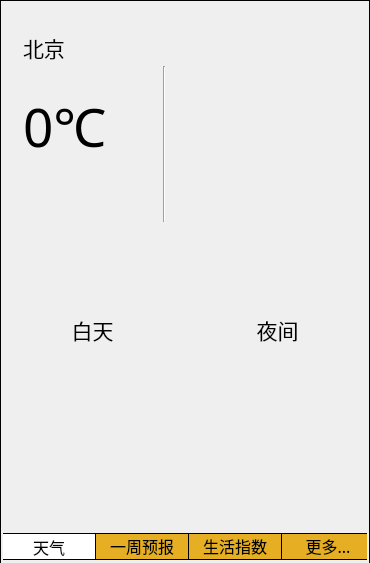
<?xml version="1.0" encoding="UTF-8"?>
<ui version="4.0">
 <class>Widget</class>
 <widget class="QWidget" name="Widget">
  <property name="geometry">
   <rect>
    <x>0</x>
    <y>0</y>
    <width>370</width>
    <height>543</height>
   </rect>
  </property>
  <property name="sizePolicy">
   <sizepolicy hsizetype="Fixed" vsizetype="Preferred">
    <horstretch>0</horstretch>
    <verstretch>0</verstretch>
   </sizepolicy>
  </property>
  <property name="minimumSize">
   <size>
    <width>370</width>
    <height>0</height>
   </size>
  </property>
  <property name="maximumSize">
   <size>
    <width>370</width>
    <height>16777215</height>
   </size>
  </property>
  <property name="windowTitle">
   <string>Widget</string>
  </property>
  <property name="styleSheet">
   <string notr="true">QPushButton{ border:0px;}
QPushButton:hover { border:1px solid gray;}
Widget{background-color: rgb(255, 255, 255);}
</string>
  </property>
  <layout class="QVBoxLayout" name="verticalLayout_22">
   <property name="spacing">
    <number>0</number>
   </property>
   <property name="margin">
    <number>0</number>
   </property>
   <item>
    <widget class="QGroupBox" name="groupBox">
     <property name="styleSheet">
      <string notr="true">#groupBox{border:1px solid black;
border-bottom:0px;

background-image: url(:/icon/g.png);}

</string>
     </property>
     <property name="title">
      <string/>
     </property>
     <layout class="QVBoxLayout" name="verticalLayout_7">
      <property name="spacing">
       <number>0</number>
      </property>
      <property name="margin">
       <number>0</number>
      </property>
      <item>
       <layout class="QHBoxLayout" name="horizontalLayout_6">
        <item>
         <spacer name="horizontalSpacer_7">
          <property name="orientation">
           <enum>Qt::Horizontal</enum>
          </property>
          <property name="sizeHint" stdset="0">
           <size>
            <width>40</width>
            <height>20</height>
           </size>
          </property>
         </spacer>
        </item>
        <item>
         <widget class="QPushButton" name="refreshBtn">
          <property name="minimumSize">
           <size>
            <width>30</width>
            <height>30</height>
           </size>
          </property>
          <property name="maximumSize">
           <size>
            <width>30</width>
            <height>30</height>
           </size>
          </property>
          <property name="text">
           <string/>
          </property>
          <property name="icon">
           <iconset resource="weather.qrc">
            <normaloff>:/icon/reload.png</normaloff>:/icon/reload.png</iconset>
          </property>
          <property name="iconSize">
           <size>
            <width>30</width>
            <height>30</height>
           </size>
          </property>
         </widget>
        </item>
        <item>
         <widget class="QPushButton" name="minBtn">
          <property name="minimumSize">
           <size>
            <width>30</width>
            <height>30</height>
           </size>
          </property>
          <property name="maximumSize">
           <size>
            <width>30</width>
            <height>30</height>
           </size>
          </property>
          <property name="text">
           <string/>
          </property>
          <property name="icon">
           <iconset resource="weather.qrc">
            <normaloff>:/icon/min.png</normaloff>:/icon/min.png</iconset>
          </property>
          <property name="iconSize">
           <size>
            <width>30</width>
            <height>30</height>
           </size>
          </property>
         </widget>
        </item>
        <item>
         <widget class="QPushButton" name="closeBtn">
          <property name="sizePolicy">
           <sizepolicy hsizetype="Fixed" vsizetype="Fixed">
            <horstretch>0</horstretch>
            <verstretch>0</verstretch>
           </sizepolicy>
          </property>
          <property name="minimumSize">
           <size>
            <width>30</width>
            <height>30</height>
           </size>
          </property>
          <property name="maximumSize">
           <size>
            <width>30</width>
            <height>30</height>
           </size>
          </property>
          <property name="styleSheet">
           <string notr="true"/>
          </property>
          <property name="text">
           <string/>
          </property>
          <property name="icon">
           <iconset resource="weather.qrc">
            <normaloff>:/icon/close.png</normaloff>:/icon/close.png</iconset>
          </property>
          <property name="iconSize">
           <size>
            <width>30</width>
            <height>30</height>
           </size>
          </property>
         </widget>
        </item>
       </layout>
      </item>
      <item>
       <widget class="QTabWidget" name="tabWidget">
        <property name="font">
         <font>
          <family>微软雅黑</family>
          <pointsize>12</pointsize>
         </font>
        </property>
        <property name="autoFillBackground">
         <bool>false</bool>
        </property>
        <property name="styleSheet">
         <string notr="true">QTabBar::tab{
	
	background-color: rgb(229, 174, 35);
             border:1px outset;
             border-left:0px;
			 min-height:25;
             min-width:92;
             }
QTabBar::tab:selected{
		background-color: rgb(255, 255, 255);} 
 QTabBar::tab:last{
border-right:0px;}

</string>
        </property>
        <property name="tabPosition">
         <enum>QTabWidget::South</enum>
        </property>
        <property name="tabShape">
         <enum>QTabWidget::Rounded</enum>
        </property>
        <property name="currentIndex">
         <number>0</number>
        </property>
        <property name="elideMode">
         <enum>Qt::ElideNone</enum>
        </property>
        <property name="usesScrollButtons">
         <bool>false</bool>
        </property>
        <property name="documentMode">
         <bool>true</bool>
        </property>
        <widget class="QWidget" name="tab">
         <property name="styleSheet">
          <string notr="true">QTabBar{background-color: rgb(255, 255, 255);}
#tab{border:1px soild black;}</string>
         </property>
         <attribute name="title">
          <string>天气</string>
         </attribute>
         <layout class="QVBoxLayout" name="verticalLayout_6">
          <property name="spacing">
           <number>0</number>
          </property>
          <property name="leftMargin">
           <number>0</number>
          </property>
          <property name="topMargin">
           <number>0</number>
          </property>
          <property name="rightMargin">
           <number>0</number>
          </property>
          <item>
           <layout class="QVBoxLayout" name="verticalLayout_5">
            <item>
             <widget class="QLabel" name="cityLabel">
              <property name="minimumSize">
               <size>
                <width>0</width>
                <height>24</height>
               </size>
              </property>
              <property name="maximumSize">
               <size>
                <width>16777215</width>
                <height>24</height>
               </size>
              </property>
              <property name="font">
               <font>
                <family>新宋体</family>
                <pointsize>16</pointsize>
               </font>
              </property>
              <property name="text">
               <string>北京</string>
              </property>
              <property name="margin">
               <number>0</number>
              </property>
              <property name="indent">
               <number>20</number>
              </property>
             </widget>
            </item>
            <item>
             <layout class="QHBoxLayout" name="horizontalLayout_5">
              <property name="spacing">
               <number>0</number>
              </property>
              <property name="leftMargin">
               <number>20</number>
              </property>
              <property name="rightMargin">
               <number>20</number>
              </property>
              <item>
               <layout class="QVBoxLayout" name="verticalLayout_4">
                <item>
                 <widget class="QLabel" name="curTempLabel">
                  <property name="minimumSize">
                   <size>
                    <width>140</width>
                    <height>60</height>
                   </size>
                  </property>
                  <property name="maximumSize">
                   <size>
                    <width>140</width>
                    <height>16777</height>
                   </size>
                  </property>
                  <property name="font">
                   <font>
                    <family>微软雅黑</family>
                    <pointsize>40</pointsize>
                   </font>
                  </property>
                  <property name="text">
                   <string>0℃</string>
                  </property>
                  <property name="alignment">
                   <set>Qt::AlignLeading|Qt::AlignLeft|Qt::AlignVCenter</set>
                  </property>
                 </widget>
                </item>
                <item>
                 <widget class="QLabel" name="qzTempLabel">
                  <property name="minimumSize">
                   <size>
                    <width>0</width>
                    <height>30</height>
                   </size>
                  </property>
                  <property name="maximumSize">
                   <size>
                    <width>16777215</width>
                    <height>30</height>
                   </size>
                  </property>
                  <property name="font">
                   <font>
                    <family>微软雅黑</family>
                    <pointsize>16</pointsize>
                   </font>
                  </property>
                  <property name="text">
                   <string/>
                  </property>
                 </widget>
                </item>
               </layout>
              </item>
              <item>
               <widget class="Line" name="line">
                <property name="orientation">
                 <enum>Qt::Vertical</enum>
                </property>
               </widget>
              </item>
              <item>
               <layout class="QVBoxLayout" name="verticalLayout">
                <item>
                 <layout class="QHBoxLayout" name="horizontalLayout">
                  <property name="topMargin">
                   <number>0</number>
                  </property>
                  <item>
                   <spacer name="horizontalSpacer_5">
                    <property name="orientation">
                     <enum>Qt::Horizontal</enum>
                    </property>
                    <property name="sizeHint" stdset="0">
                     <size>
                      <width>40</width>
                      <height>20</height>
                     </size>
                    </property>
                   </spacer>
                  </item>
                  <item>
                   <widget class="QLabel" name="curIconLabel">
                    <property name="sizePolicy">
                     <sizepolicy hsizetype="Fixed" vsizetype="Fixed">
                      <horstretch>0</horstretch>
                      <verstretch>0</verstretch>
                     </sizepolicy>
                    </property>
                    <property name="minimumSize">
                     <size>
                      <width>175</width>
                      <height>120</height>
                     </size>
                    </property>
                    <property name="maximumSize">
                     <size>
                      <width>175</width>
                      <height>120</height>
                     </size>
                    </property>
                    <property name="autoFillBackground">
                     <bool>false</bool>
                    </property>
                    <property name="text">
                     <string/>
                    </property>
                    <property name="scaledContents">
                     <bool>true</bool>
                    </property>
                   </widget>
                  </item>
                  <item>
                   <spacer name="horizontalSpacer_6">
                    <property name="orientation">
                     <enum>Qt::Horizontal</enum>
                    </property>
                    <property name="sizeHint" stdset="0">
                     <size>
                      <width>40</width>
                      <height>20</height>
                     </size>
                    </property>
                   </spacer>
                  </item>
                 </layout>
                </item>
                <item>
                 <widget class="QLabel" name="curTitleLabel">
                  <property name="sizePolicy">
                   <sizepolicy hsizetype="Preferred" vsizetype="Fixed">
                    <horstretch>0</horstretch>
                    <verstretch>0</verstretch>
                   </sizepolicy>
                  </property>
                  <property name="minimumSize">
                   <size>
                    <width>0</width>
                    <height>30</height>
                   </size>
                  </property>
                  <property name="font">
                   <font>
                    <family>微软雅黑</family>
                    <pointsize>16</pointsize>
                   </font>
                  </property>
                  <property name="text">
                   <string/>
                  </property>
                  <property name="alignment">
                   <set>Qt::AlignCenter</set>
                  </property>
                 </widget>
                </item>
               </layout>
              </item>
             </layout>
            </item>
            <item>
             <widget class="QLabel" name="windLabel">
              <property name="sizePolicy">
               <sizepolicy hsizetype="Preferred" vsizetype="Fixed">
                <horstretch>0</horstretch>
                <verstretch>0</verstretch>
               </sizepolicy>
              </property>
              <property name="minimumSize">
               <size>
                <width>0</width>
                <height>30</height>
               </size>
              </property>
              <property name="font">
               <font>
                <family>新宋体</family>
                <pointsize>16</pointsize>
               </font>
              </property>
              <property name="text">
               <string/>
              </property>
              <property name="alignment">
               <set>Qt::AlignCenter</set>
              </property>
             </widget>
            </item>
            <item>
             <widget class="QLabel" name="sdLabel">
              <property name="sizePolicy">
               <sizepolicy hsizetype="Preferred" vsizetype="Fixed">
                <horstretch>0</horstretch>
                <verstretch>0</verstretch>
               </sizepolicy>
              </property>
              <property name="minimumSize">
               <size>
                <width>0</width>
                <height>30</height>
               </size>
              </property>
              <property name="font">
               <font>
                <family>新宋体</family>
                <pointsize>16</pointsize>
               </font>
              </property>
              <property name="text">
               <string/>
              </property>
              <property name="alignment">
               <set>Qt::AlignCenter</set>
              </property>
             </widget>
            </item>
            <item>
             <layout class="QHBoxLayout" name="horizontalLayout_4">
              <item>
               <layout class="QVBoxLayout" name="verticalLayout_3">
                <item>
                 <widget class="QLabel" name="label">
                  <property name="font">
                   <font>
                    <family>微软雅黑</family>
                    <pointsize>16</pointsize>
                   </font>
                  </property>
                  <property name="text">
                   <string>白天</string>
                  </property>
                  <property name="alignment">
                   <set>Qt::AlignCenter</set>
                  </property>
                 </widget>
                </item>
                <item>
                 <layout class="QHBoxLayout" name="horizontalLayout_3">
                  <item>
                   <spacer name="horizontalSpacer_4">
                    <property name="orientation">
                     <enum>Qt::Horizontal</enum>
                    </property>
                    <property name="sizeHint" stdset="0">
                     <size>
                      <width>40</width>
                      <height>20</height>
                     </size>
                    </property>
                   </spacer>
                  </item>
                  <item>
                   <widget class="QLabel" name="dayIconLabel">
                    <property name="minimumSize">
                     <size>
                      <width>175</width>
                      <height>120</height>
                     </size>
                    </property>
                    <property name="maximumSize">
                     <size>
                      <width>175</width>
                      <height>120</height>
                     </size>
                    </property>
                    <property name="text">
                     <string/>
                    </property>
                   </widget>
                  </item>
                  <item>
                   <spacer name="horizontalSpacer_3">
                    <property name="orientation">
                     <enum>Qt::Horizontal</enum>
                    </property>
                    <property name="sizeHint" stdset="0">
                     <size>
                      <width>40</width>
                      <height>20</height>
                     </size>
                    </property>
                   </spacer>
                  </item>
                 </layout>
                </item>
                <item>
                 <widget class="QLabel" name="dayTitleLabel">
                  <property name="sizePolicy">
                   <sizepolicy hsizetype="Preferred" vsizetype="Fixed">
                    <horstretch>0</horstretch>
                    <verstretch>0</verstretch>
                   </sizepolicy>
                  </property>
                  <property name="minimumSize">
                   <size>
                    <width>0</width>
                    <height>30</height>
                   </size>
                  </property>
                  <property name="maximumSize">
                   <size>
                    <width>1677</width>
                    <height>16777215</height>
                   </size>
                  </property>
                  <property name="font">
                   <font>
                    <family>微软雅黑</family>
                    <pointsize>16</pointsize>
                   </font>
                  </property>
                  <property name="text">
                   <string/>
                  </property>
                  <property name="alignment">
                   <set>Qt::AlignCenter</set>
                  </property>
                 </widget>
                </item>
               </layout>
              </item>
              <item>
               <layout class="QVBoxLayout" name="verticalLayout_2">
                <item>
                 <widget class="QLabel" name="label_2">
                  <property name="font">
                   <font>
                    <family>微软雅黑</family>
                    <pointsize>16</pointsize>
                   </font>
                  </property>
                  <property name="text">
                   <string>夜间</string>
                  </property>
                  <property name="alignment">
                   <set>Qt::AlignCenter</set>
                  </property>
                 </widget>
                </item>
                <item>
                 <layout class="QHBoxLayout" name="horizontalLayout_2">
                  <item>
                   <spacer name="horizontalSpacer">
                    <property name="orientation">
                     <enum>Qt::Horizontal</enum>
                    </property>
                    <property name="sizeHint" stdset="0">
                     <size>
                      <width>40</width>
                      <height>20</height>
                     </size>
                    </property>
                   </spacer>
                  </item>
                  <item>
                   <widget class="QLabel" name="neightIconLabel">
                    <property name="minimumSize">
                     <size>
                      <width>175</width>
                      <height>120</height>
                     </size>
                    </property>
                    <property name="maximumSize">
                     <size>
                      <width>175</width>
                      <height>120</height>
                     </size>
                    </property>
                    <property name="text">
                     <string/>
                    </property>
                   </widget>
                  </item>
                  <item>
                   <spacer name="horizontalSpacer_2">
                    <property name="orientation">
                     <enum>Qt::Horizontal</enum>
                    </property>
                    <property name="sizeHint" stdset="0">
                     <size>
                      <width>40</width>
                      <height>20</height>
                     </size>
                    </property>
                   </spacer>
                  </item>
                 </layout>
                </item>
                <item>
                 <widget class="QLabel" name="neightTitleLabel">
                  <property name="sizePolicy">
                   <sizepolicy hsizetype="Preferred" vsizetype="Fixed">
                    <horstretch>0</horstretch>
                    <verstretch>0</verstretch>
                   </sizepolicy>
                  </property>
                  <property name="minimumSize">
                   <size>
                    <width>0</width>
                    <height>30</height>
                   </size>
                  </property>
                  <property name="maximumSize">
                   <size>
                    <width>1677</width>
                    <height>16777215</height>
                   </size>
                  </property>
                  <property name="font">
                   <font>
                    <family>微软雅黑</family>
                    <pointsize>16</pointsize>
                   </font>
                  </property>
                  <property name="text">
                   <string/>
                  </property>
                  <property name="alignment">
                   <set>Qt::AlignCenter</set>
                  </property>
                 </widget>
                </item>
               </layout>
              </item>
             </layout>
            </item>
           </layout>
          </item>
         </layout>
        </widget>
        <widget class="QWidget" name="tab_2">
         <property name="styleSheet">
          <string notr="true">QLabel{font: 14pt &quot;微软雅黑&quot;;
min-height:30px;}
QGroupBox{border:1px solid white;}</string>
         </property>
         <attribute name="title">
          <string>一周预报</string>
         </attribute>
         <layout class="QVBoxLayout" name="verticalLayout_21">
          <item>
           <layout class="QGridLayout" name="gridLayout_2">
            <item row="0" column="0">
             <widget class="QGroupBox" name="groupBox_1">
              <property name="title">
               <string/>
              </property>
              <layout class="QVBoxLayout" name="verticalLayout_9">
               <property name="spacing">
                <number>0</number>
               </property>
               <property name="leftMargin">
                <number>1</number>
               </property>
               <property name="topMargin">
                <number>12</number>
               </property>
               <property name="rightMargin">
                <number>1</number>
               </property>
               <property name="bottomMargin">
                <number>1</number>
               </property>
               <item>
                <layout class="QVBoxLayout" name="verticalLayout_10">
                 <property name="leftMargin">
                  <number>10</number>
                 </property>
                 <item>
                  <widget class="QLabel" name="dateLabel">
                   <property name="text">
                    <string>1月23 </string>
                   </property>
                  </widget>
                 </item>
                 <item>
                  <widget class="QLabel" name="tempLabel">
                   <property name="text">
                    <string>9~-2</string>
                   </property>
                  </widget>
                 </item>
                 <item>
                  <widget class="QLabel" name="weatherLabel">
                   <property name="text">
                    <string>晴</string>
                   </property>
                  </widget>
                 </item>
                 <item>
                  <widget class="QLabel" name="winLabel">
                   <property name="text">
                    <string>南风小于三级</string>
                   </property>
                  </widget>
                 </item>
                </layout>
               </item>
              </layout>
             </widget>
            </item>
            <item row="0" column="1">
             <widget class="QGroupBox" name="groupBox_2">
              <property name="title">
               <string/>
              </property>
              <layout class="QVBoxLayout" name="verticalLayout_16">
               <property name="spacing">
                <number>0</number>
               </property>
               <property name="leftMargin">
                <number>1</number>
               </property>
               <property name="topMargin">
                <number>12</number>
               </property>
               <property name="rightMargin">
                <number>1</number>
               </property>
               <property name="bottomMargin">
                <number>1</number>
               </property>
               <item>
                <layout class="QVBoxLayout" name="verticalLayout_11">
                 <property name="leftMargin">
                  <number>10</number>
                 </property>
                 <item>
                  <widget class="QLabel" name="dateLabel_2">
                   <property name="text">
                    <string>1月23 </string>
                   </property>
                  </widget>
                 </item>
                 <item>
                  <widget class="QLabel" name="tempLabel_2">
                   <property name="text">
                    <string>9~-2</string>
                   </property>
                  </widget>
                 </item>
                 <item>
                  <widget class="QLabel" name="weatherLabel_2">
                   <property name="text">
                    <string>晴</string>
                   </property>
                  </widget>
                 </item>
                 <item>
                  <widget class="QLabel" name="winLabel_2">
                   <property name="text">
                    <string>南风小于三级</string>
                   </property>
                  </widget>
                 </item>
                </layout>
               </item>
              </layout>
             </widget>
            </item>
            <item row="1" column="0">
             <widget class="QGroupBox" name="groupBox_3">
              <property name="title">
               <string/>
              </property>
              <layout class="QVBoxLayout" name="verticalLayout_17">
               <property name="spacing">
                <number>1</number>
               </property>
               <property name="leftMargin">
                <number>1</number>
               </property>
               <property name="topMargin">
                <number>12</number>
               </property>
               <property name="rightMargin">
                <number>1</number>
               </property>
               <property name="bottomMargin">
                <number>1</number>
               </property>
               <item>
                <layout class="QVBoxLayout" name="verticalLayout_12">
                 <property name="leftMargin">
                  <number>10</number>
                 </property>
                 <item>
                  <widget class="QLabel" name="dateLabel_3">
                   <property name="text">
                    <string>1月23  </string>
                   </property>
                  </widget>
                 </item>
                 <item>
                  <widget class="QLabel" name="tempLabel_3">
                   <property name="text">
                    <string>9~-2</string>
                   </property>
                  </widget>
                 </item>
                 <item>
                  <widget class="QLabel" name="weatherLabel_3">
                   <property name="text">
                    <string>晴</string>
                   </property>
                  </widget>
                 </item>
                 <item>
                  <widget class="QLabel" name="winLabel_3">
                   <property name="text">
                    <string>南风小于三级</string>
                   </property>
                  </widget>
                 </item>
                </layout>
               </item>
              </layout>
             </widget>
            </item>
            <item row="1" column="1">
             <widget class="QGroupBox" name="groupBox_4">
              <property name="title">
               <string/>
              </property>
              <layout class="QVBoxLayout" name="verticalLayout_18">
               <property name="spacing">
                <number>1</number>
               </property>
               <property name="leftMargin">
                <number>1</number>
               </property>
               <property name="topMargin">
                <number>12</number>
               </property>
               <property name="rightMargin">
                <number>1</number>
               </property>
               <property name="bottomMargin">
                <number>1</number>
               </property>
               <item>
                <layout class="QVBoxLayout" name="verticalLayout_13">
                 <property name="leftMargin">
                  <number>10</number>
                 </property>
                 <item>
                  <widget class="QLabel" name="dateLabel_4">
                   <property name="text">
                    <string>1月23  </string>
                   </property>
                  </widget>
                 </item>
                 <item>
                  <widget class="QLabel" name="tempLabel_4">
                   <property name="text">
                    <string>9~-2</string>
                   </property>
                  </widget>
                 </item>
                 <item>
                  <widget class="QLabel" name="weatherLabel_4">
                   <property name="text">
                    <string>晴</string>
                   </property>
                  </widget>
                 </item>
                 <item>
                  <widget class="QLabel" name="winLabel_4">
                   <property name="text">
                    <string>南风小于三级</string>
                   </property>
                  </widget>
                 </item>
                </layout>
               </item>
              </layout>
             </widget>
            </item>
            <item row="2" column="0">
             <widget class="QGroupBox" name="groupBox_5">
              <property name="title">
               <string/>
              </property>
              <layout class="QVBoxLayout" name="verticalLayout_19">
               <property name="spacing">
                <number>1</number>
               </property>
               <property name="leftMargin">
                <number>1</number>
               </property>
               <property name="topMargin">
                <number>12</number>
               </property>
               <property name="rightMargin">
                <number>1</number>
               </property>
               <property name="bottomMargin">
                <number>1</number>
               </property>
               <item>
                <layout class="QVBoxLayout" name="verticalLayout_14">
                 <property name="leftMargin">
                  <number>10</number>
                 </property>
                 <item>
                  <widget class="QLabel" name="dateLabel_5">
                   <property name="text">
                    <string>1月23  </string>
                   </property>
                  </widget>
                 </item>
                 <item>
                  <widget class="QLabel" name="tempLabel_5">
                   <property name="text">
                    <string>9~-2</string>
                   </property>
                  </widget>
                 </item>
                 <item>
                  <widget class="QLabel" name="weatherLabel_5">
                   <property name="text">
                    <string>晴</string>
                   </property>
                  </widget>
                 </item>
                 <item>
                  <widget class="QLabel" name="winLabel_5">
                   <property name="text">
                    <string>南风小于三级</string>
                   </property>
                  </widget>
                 </item>
                </layout>
               </item>
              </layout>
             </widget>
            </item>
            <item row="2" column="1">
             <widget class="QGroupBox" name="groupBox_6">
              <property name="title">
               <string/>
              </property>
              <layout class="QVBoxLayout" name="verticalLayout_20">
               <property name="spacing">
                <number>1</number>
               </property>
               <property name="leftMargin">
                <number>1</number>
               </property>
               <property name="topMargin">
                <number>12</number>
               </property>
               <property name="rightMargin">
                <number>1</number>
               </property>
               <property name="bottomMargin">
                <number>1</number>
               </property>
               <item>
                <layout class="QVBoxLayout" name="verticalLayout_15">
                 <property name="leftMargin">
                  <number>10</number>
                 </property>
                 <item>
                  <widget class="QLabel" name="dateLabel_6">
                   <property name="text">
                    <string>1月23 </string>
                   </property>
                  </widget>
                 </item>
                 <item>
                  <widget class="QLabel" name="tempLabel_6">
                   <property name="text">
                    <string>9~-2</string>
                   </property>
                  </widget>
                 </item>
                 <item>
                  <widget class="QLabel" name="weatherLabel_6">
                   <property name="text">
                    <string>晴</string>
                   </property>
                  </widget>
                 </item>
                 <item>
                  <widget class="QLabel" name="winLabel_6">
                   <property name="text">
                    <string>南风小于三级</string>
                   </property>
                  </widget>
                 </item>
                </layout>
               </item>
              </layout>
             </widget>
            </item>
           </layout>
          </item>
         </layout>
        </widget>
        <widget class="QWidget" name="tab_3">
         <property name="styleSheet">
          <string notr="true">QLabel{
font: 11pt &quot;微软雅黑&quot;;}</string>
         </property>
         <attribute name="title">
          <string>生活指数</string>
         </attribute>
         <layout class="QVBoxLayout" name="verticalLayout_23">
          <item>
           <layout class="QHBoxLayout" name="horizontalLayout_7">
            <item>
             <widget class="QLabel" name="label_5">
              <property name="maximumSize">
               <size>
                <width>85</width>
                <height>16777215</height>
               </size>
              </property>
              <property name="text">
               <string>今日穿衣：</string>
              </property>
             </widget>
            </item>
            <item>
             <widget class="QLabel" name="indexLabel">
              <property name="text">
               <string/>
              </property>
              <property name="scaledContents">
               <bool>false</bool>
              </property>
              <property name="wordWrap">
               <bool>true</bool>
              </property>
              <property name="openExternalLinks">
               <bool>false</bool>
              </property>
             </widget>
            </item>
           </layout>
          </item>
          <item>
           <layout class="QHBoxLayout" name="horizontalLayout_8">
            <item>
             <widget class="QLabel" name="label_7">
              <property name="maximumSize">
               <size>
                <width>85</width>
                <height>16777215</height>
               </size>
              </property>
              <property name="text">
               <string>明日穿衣：</string>
              </property>
             </widget>
            </item>
            <item>
             <widget class="QLabel" name="indexLabel_2">
              <property name="text">
               <string/>
              </property>
              <property name="wordWrap">
               <bool>true</bool>
              </property>
             </widget>
            </item>
           </layout>
          </item>
          <item>
           <layout class="QHBoxLayout" name="horizontalLayout_9">
            <item>
             <widget class="QLabel" name="label_9">
              <property name="maximumSize">
               <size>
                <width>85</width>
                <height>16777215</height>
               </size>
              </property>
              <property name="text">
               <string>紫外线：</string>
              </property>
             </widget>
            </item>
            <item>
             <widget class="QLabel" name="indexLabel_3">
              <property name="text">
               <string/>
              </property>
             </widget>
            </item>
           </layout>
          </item>
          <item>
           <layout class="QHBoxLayout" name="horizontalLayout_10">
            <item>
             <widget class="QLabel" name="label_11">
              <property name="maximumSize">
               <size>
                <width>85</width>
                <height>16777215</height>
               </size>
              </property>
              <property name="text">
               <string>洗车：</string>
              </property>
             </widget>
            </item>
            <item>
             <widget class="QLabel" name="indexLabel_4">
              <property name="text">
               <string/>
              </property>
             </widget>
            </item>
           </layout>
          </item>
          <item>
           <layout class="QHBoxLayout" name="horizontalLayout_11">
            <item>
             <widget class="QLabel" name="label_13">
              <property name="maximumSize">
               <size>
                <width>85</width>
                <height>16777215</height>
               </size>
              </property>
              <property name="text">
               <string>旅游：</string>
              </property>
             </widget>
            </item>
            <item>
             <widget class="QLabel" name="indexLabel_5">
              <property name="text">
               <string/>
              </property>
             </widget>
            </item>
           </layout>
          </item>
          <item>
           <layout class="QHBoxLayout" name="horizontalLayout_12">
            <item>
             <widget class="QLabel" name="label_15">
              <property name="maximumSize">
               <size>
                <width>85</width>
                <height>16777215</height>
               </size>
              </property>
              <property name="text">
               <string>人体舒适度：</string>
              </property>
             </widget>
            </item>
            <item>
             <widget class="QLabel" name="indexLabel_6">
              <property name="text">
               <string/>
              </property>
             </widget>
            </item>
           </layout>
          </item>
          <item>
           <layout class="QHBoxLayout" name="horizontalLayout_13">
            <item>
             <widget class="QLabel" name="label_17">
              <property name="maximumSize">
               <size>
                <width>85</width>
                <height>16777215</height>
               </size>
              </property>
              <property name="text">
               <string>晨练：</string>
              </property>
             </widget>
            </item>
            <item>
             <widget class="QLabel" name="indexLabel_7">
              <property name="text">
               <string/>
              </property>
             </widget>
            </item>
           </layout>
          </item>
          <item>
           <layout class="QHBoxLayout" name="horizontalLayout_14">
            <item>
             <widget class="QLabel" name="label_19">
              <property name="maximumSize">
               <size>
                <width>85</width>
                <height>16777215</height>
               </size>
              </property>
              <property name="text">
               <string>晾晒：</string>
              </property>
             </widget>
            </item>
            <item>
             <widget class="QLabel" name="indexLabel_8">
              <property name="text">
               <string/>
              </property>
             </widget>
            </item>
           </layout>
          </item>
          <item>
           <layout class="QHBoxLayout" name="horizontalLayout_15">
            <item>
             <widget class="QLabel" name="label_21">
              <property name="maximumSize">
               <size>
                <width>85</width>
                <height>16777215</height>
               </size>
              </property>
              <property name="text">
               <string>过敏：</string>
              </property>
             </widget>
            </item>
            <item>
             <widget class="QLabel" name="indexLabel_9">
              <property name="text">
               <string/>
              </property>
             </widget>
            </item>
           </layout>
          </item>
         </layout>
        </widget>
        <widget class="QWidget" name="tab_4">
         <property name="styleSheet">
          <string notr="true">font: 12pt &quot;新宋体&quot;;
</string>
         </property>
         <attribute name="title">
          <string>更多...</string>
         </attribute>
         <layout class="QVBoxLayout" name="verticalLayout_8">
          <item>
           <layout class="QGridLayout" name="gridLayout">
            <item row="0" column="0">
             <widget class="QLabel" name="label_3">
              <property name="maximumSize">
               <size>
                <width>70</width>
                <height>16777215</height>
               </size>
              </property>
              <property name="text">
               <string>选择省份</string>
              </property>
             </widget>
            </item>
            <item row="0" column="1">
             <widget class="QComboBox" name="provinceComboBox">
              <property name="minimumSize">
               <size>
                <width>0</width>
                <height>25</height>
               </size>
              </property>
              <property name="styleSheet">
               <string notr="true">QComboBox{border:1px solid;}</string>
              </property>
             </widget>
            </item>
            <item row="1" column="0">
             <widget class="QLabel" name="label_4">
              <property name="maximumSize">
               <size>
                <width>70</width>
                <height>16777215</height>
               </size>
              </property>
              <property name="text">
               <string>选择地区</string>
              </property>
             </widget>
            </item>
            <item row="1" column="1">
             <widget class="QComboBox" name="cityComboBox">
              <property name="minimumSize">
               <size>
                <width>0</width>
                <height>25</height>
               </size>
              </property>
              <property name="maximumSize">
               <size>
                <width>167777</width>
                <height>16777215</height>
               </size>
              </property>
              <property name="styleSheet">
               <string notr="true">QComboBox{border:1px solid;}</string>
              </property>
             </widget>
            </item>
           </layout>
          </item>
          <item>
           <spacer name="verticalSpacer">
            <property name="orientation">
             <enum>Qt::Vertical</enum>
            </property>
            <property name="sizeHint" stdset="0">
             <size>
              <width>20</width>
              <height>226</height>
             </size>
            </property>
           </spacer>
          </item>
         </layout>
        </widget>
       </widget>
      </item>
     </layout>
    </widget>
   </item>
  </layout>
 </widget>
 <layoutdefault spacing="6" margin="11"/>
 <resources>
  <include location="weather.qrc"/>
 </resources>
 <connections/>
</ui>
